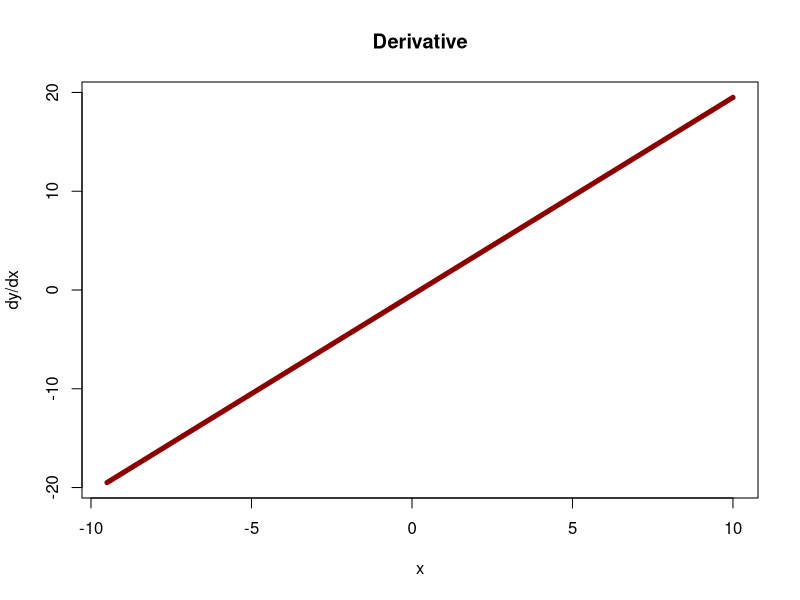

Here is the R script that generated this plot:
########################
# homework: derivative

# This line removes all variables from the workspace.
rm(list = ls()) 

# generate data
x = seq(-10,10,by=0.5)
y = x^2

#compute differences
dx = x[-1] - x[-41]
dy = y[-1] - y[-41]

# compute derivative
d = dy/dx

#plot derivative
par(mfrow = c(1,1))
plot(x[-1],d,type='l',col = "dark red", lwd=5, xlab = 'x', ylab = 'dy/dx', main = 'Derivative')